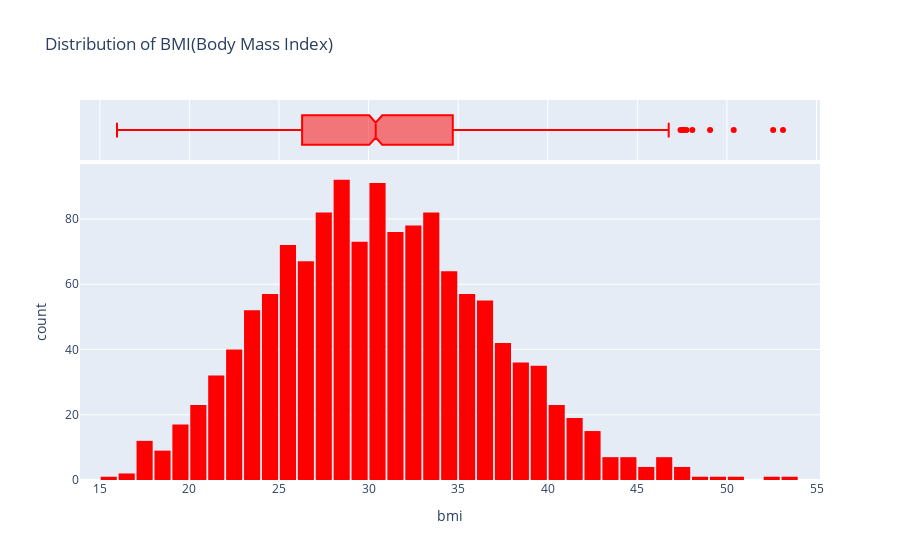

The notebook cell saved with this chart:
### Code cell
fig = px.histogram(medical_df,
                  x = 'bmi',
                  marginal = 'box',
                   color_discrete_sequence = ['red'],
                  title = 'Distribution of BMI(Body Mass Index)')
fig.update_layout(bargap = 0.1)
fig.show()

### Figure 1 — Plotly figure (JSON) as saved in the notebook; plotly's stock layout.template omitted (floating-point values rounded to 4 significant figures; data arrays with more than 128 entries replaced by an {"elided": "..."} marker saying what was removed)
{"data": [{"alignmentgroup": "True", "bingroup": "x", "hovertemplate": "bmi=%{x}<br>count=%{y}<extra></extra>", "legendgroup": "", "marker": {"color": "red", "pattern": {"shape": ""}}, "name": "", "offsetgroup": "", "orientation": "v", "showlegend": false, "type": "histogram", "x": {"elided": "1338 float values"}, "xaxis": "x", "yaxis": "y"}, {"alignmentgroup": "True", "hovertemplate": "bmi=%{x}<extra></extra>", "legendgroup": "", "marker": {"color": "red"}, "name": "", "notched": true, "offsetgroup": "", "showlegend": false, "type": "box", "x": {"elided": "1338 float values"}, "xaxis": "x2", "yaxis": "y2"}], "layout": {"bargap": 0.1, "barmode": "relative", "legend": {"tracegroupgap": 0}, "title": {"text": "Distribution of BMI(Body Mass Index)"}, "xaxis": {"anchor": "y", "domain": [0, 1], "title": {"text": "bmi"}}, "xaxis2": {"anchor": "y2", "domain": [0, 1], "matches": "x", "showgrid": true, "showticklabels": false}, "yaxis": {"anchor": "x", "domain": [0, 0.8316], "title": {"text": "count"}}, "yaxis2": {"anchor": "x2", "domain": [0.8416, 1], "matches": "y2", "showgrid": false, "showline": false, "showticklabels": false, "ticks": ""}}}
